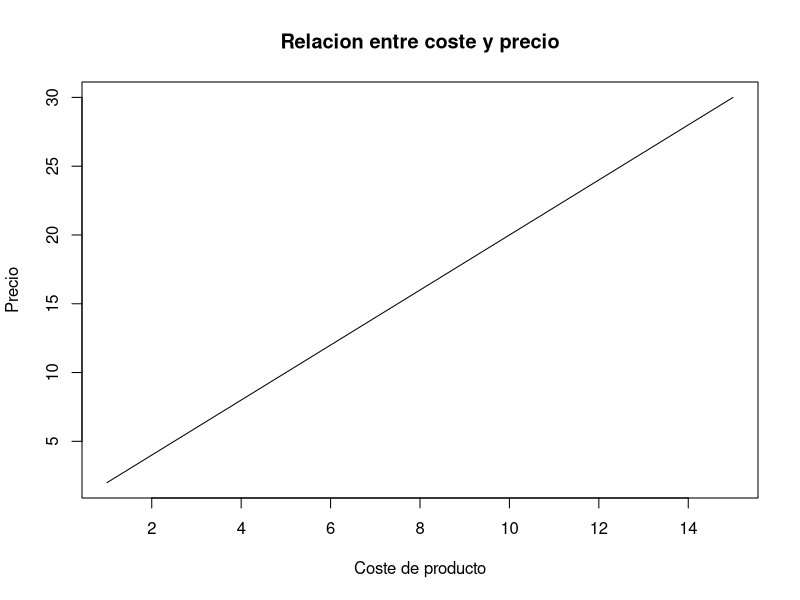
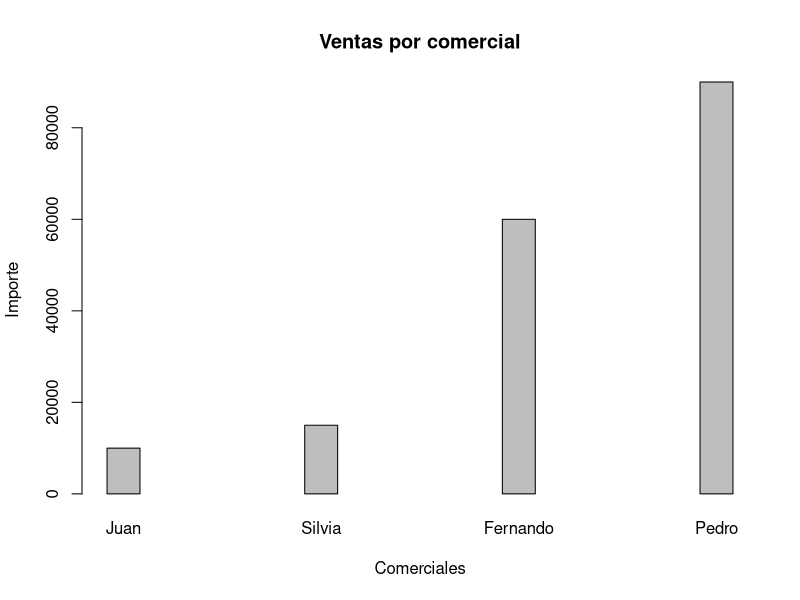

These charts were generated, in order, by the following R code:
coste <- 1:15
precio <- coste * 2

#Llamamos al grafico
plot(coste, precio, type = "l",
     main = "Relacion entre coste y precio",
     xlab = "Coste de producto",
     ylab = "Precio"
     )

#Grafico de barras

vendedores <- c("Juan","Silvia","Fernando","Pedro")
ventas <- c(10000,15000,60000,90000)

barplot(ventas, names.arg = vendedores,
        main = "Ventas por comercial",
        xlab = "Comerciales",
        ylab = "Importe",
        horiz = FALSE,
        space = 5,
        width = 10
        )
